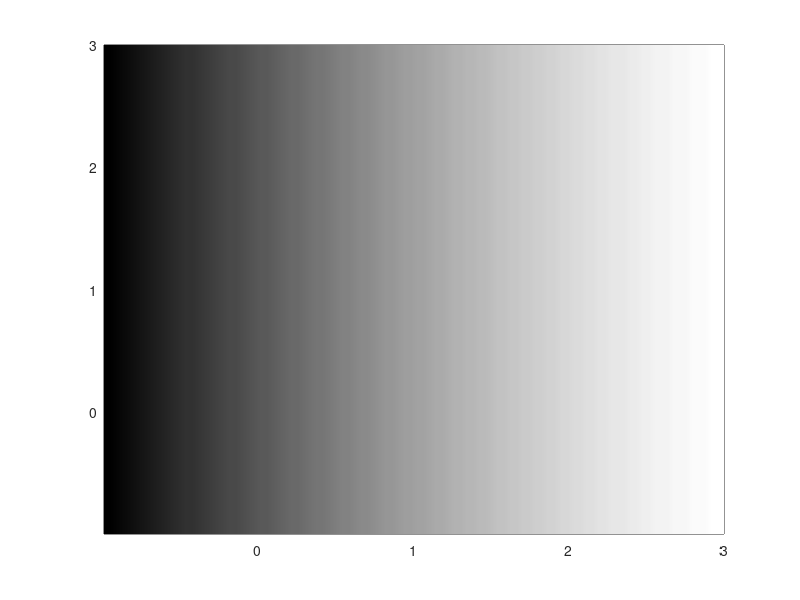
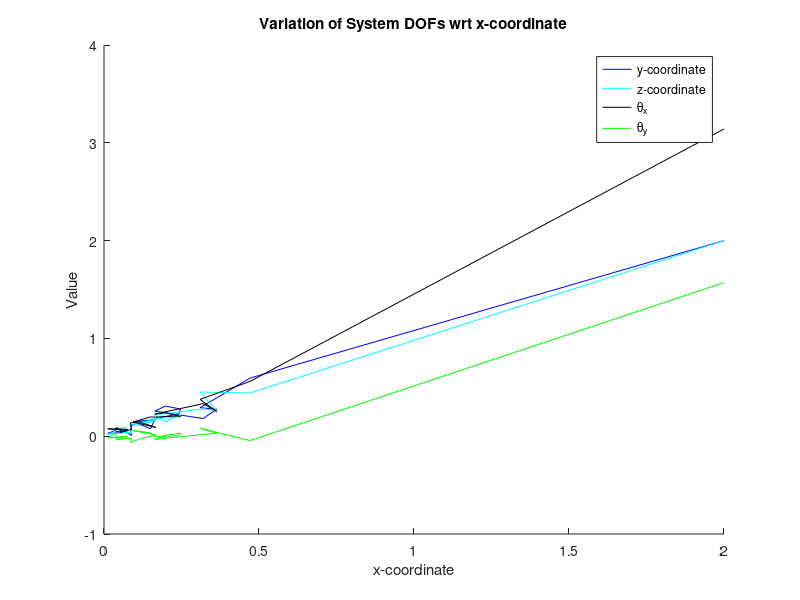

The MATLAB source for these figures, in order: (Note: this script raises an error after producing the figures.)
clear
close
clc

traj = importdata('test1.mat');
% traj_true = importdata('test1_traj_true.mat');
X = traj(1,:);
Y = traj(2,:);

figure(1);clf;
X_plot = linspace(min(X)-1,max(X)+1);
Y_plot = linspace(min(Y)-1,max(Y)+1);
C = ones(length(Y_plot),length(X_plot));

for i=1:size(C,1)
    for j=1:size(C,2)
        C(i,j) = -0.5*(5-X_plot(j))^2;
    end
end
pcolor(X_plot,Y_plot,C);
colormap(gray);
shading flat
shading interp
% axis([-1,7,-2,5])
hold on

% %% Normal Plot
% figure(3);
% hold on

% plot(traj(1,:),traj(2,:),'r--','LineWidth',2);
% % scatter(X,Y);
% plot(traj(1,1),traj(2,1),'mo', 'markers',12);
% 
% plot(traj(1,end),traj(2,end),'gx','markers',12);
% 
% title('Trajectory of the Belief Mean')
% xlabel('x')
% ylabel('y')
% 
% hold off

figure(2)
hold on 
plot(traj(1,:),traj(2,:),'b');
plot(traj(1,:),traj(3,:),'c');
plot(traj(1,:),traj(4,:),'k');
plot(traj(1,:),traj(5,:),'g');
% plot(traj(1,:),traj(6,:),'r');
hold off
%%
title('Variation of System DOFs wrt x-coordinate')
xlabel('x-coordinate')
ylabel('Value')
legend('y-coordinate', 'z-coordinate', '\theta_x', '\theta_y');

% 
%% Smooth Trajectory
figure(4)
% polyfit_y = polyfit(X,Y,8);
% fit_y = polyval(polyfit_y,X);
xx = smooth(X,0.1,'loess');
yy = smooth(Y,0.1,'loess');
plot(xx,yy,'r-','LineWidth',2);
hold on
% plot(xx,yy,'r');
scatter(xx,yy);
plot(traj(1,1),traj(2,1),'mo');
plot(traj(1,end),traj(2,end),'bx');
hold off




%%%%%%%%%%%%%%%%%%%%%%%%%%%%%%%%%%%%%% Experimentation %%%%%%%%%%%%%%%%%
% figure(1);clf;
% Im = zeros(length(Y),length(X));
% 
% for i=1:size(Im,1)
%     for j=1:size(Im,2)
%         Im(i,j) = 0.5*(5-X(j)) - 3;
%     end
% end
% 
% X_scaled = X*(size(Im,2)/(max(X)-min(X)));
% Y_scaled = Y*(size(Im,1)/(max(Y)-min(Y)));
% 
% figure(1)
% imshow(Im)
% % hold on
% 
% %Making X and Y of the same length
% if (length(X_scaled) > length(Y_scaled))
%    Y_scaled = interp1(linspace(1,length(Y_scaled),length(Y_scaled)),Y_scaled,X_scaled,'pchip');
%     
% elseif (length(Y_scaled) > length(X_scaled))
%     X_scaled = interp1(linspace(1,length(X_scaled),length(X_scaled)),X_scaled,Y_scaled,'pchip');
% end
% 
% % plot(traj(1,:),traj(2,:),'r');
% % plot(traj(1,t_f+1),traj(2,t_f+1),'bx');
% figure(2);
% plot(X_scaled,Y_scaled,'r');
% hold on
% plot(X_scaled(1),Y_scaled(1),'mo');
% plot(X_scaled(t_f+1),Y_scaled(t_f+1),'bx');
% hold off